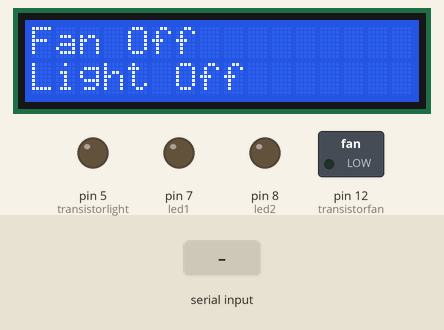
A sketch run on a simulated Arduino Uno, built with avr-gcc and run on an emulated ATmega328P. On the bench: 16×2 character LCD, switched loads named in the sketch (green lamp = pin HIGH), output pins drawn as LEDs (lit = HIGH). The inputs (shaded band) are chosen by the test bench. What the sketch prints to the serial monitor is not drawn.

Above: at 1.6 s.
1.7 s: "A" received over Serial
At 2.4 s:
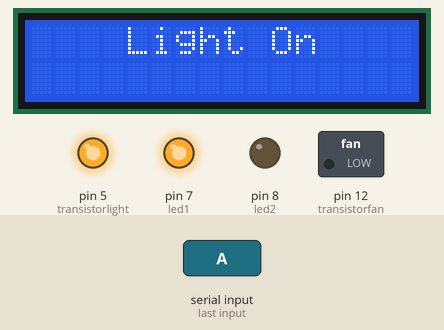
3.2 s: "C" received over Serial
At 3.5 s:
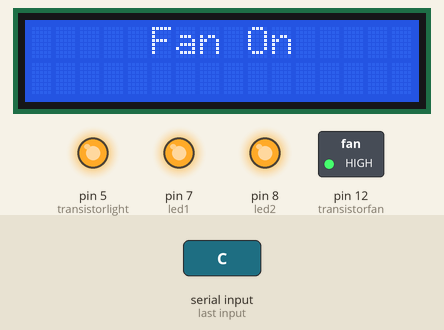
4.7 s: "B" received over Serial
At 5.9 s:
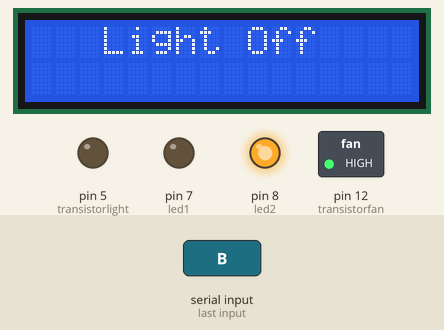
6.2 s: "D" received over Serial
At 7.0 s:
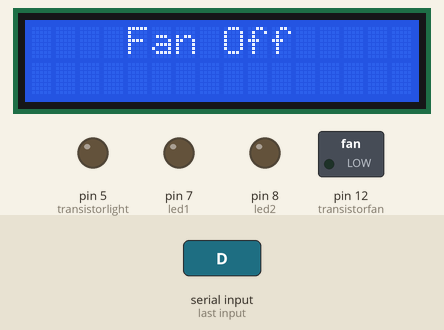
Timing chart, 0 to 8.7 s (numbered marks = the images above; inputs shaded):
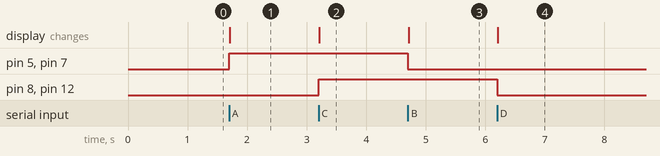

The sketch:

bluetooth_controlled_home_system.ino
```cpp
#include <LiquidCrystal_I2C.h>
LiquidCrystal_I2C lcd(0x27, 16, 2);
#define led1 7
#define led2 8
#define transistorlight 5
#define transistorfan 12
int state;
char incoming_data;
void setup() {
  lcd.init();
  lcd.init();
  lcd.backlight();
  lcd.init();
  Serial.begin(9600);
  pinMode (led1, OUTPUT);
  pinMode (led2, OUTPUT);
  pinMode (transistorlight, OUTPUT);
  pinMode (transistorfan, OUTPUT);
  digitalWrite(transistorlight, LOW);
  digitalWrite(transistorfan, LOW);
  lcd.clear();
  lcd.setCursor(0, 0);
  lcd.print("Fan Off");
  lcd.setCursor(0, 1);
  lcd.print("Light Off");
  delay(200);

}

void loop() {

  if (Serial.available() > 0) {
    incoming_data = Serial.read();
    Serial.print(incoming_data);
    if (incoming_data == 'A') {
      digitalWrite(led1, HIGH);
      digitalWrite(transistorlight, HIGH);
      lcd.clear();
      lcd.setCursor(4, 0);
      lcd.print("Light On");
      delay(200);
    }
    else if (incoming_data == 'B') {
      digitalWrite(led1, LOW);
      digitalWrite(transistorlight, LOW);
      lcd.clear();
      lcd.setCursor(3, 0);
      lcd.print("Light Off");
      delay(200);
    }
    else if (incoming_data == 'C') {
      digitalWrite(led2, HIGH);
      digitalWrite(transistorfan, HIGH);
      lcd.clear();
      lcd.setCursor(5, 0);
      lcd.print("Fan On");
      delay(200);
    }
    else if (incoming_data == 'D') {
      digitalWrite(led2, LOW);
      digitalWrite(transistorfan, LOW);
      lcd.clear();
      lcd.setCursor(4, 0);
      lcd.print("Fan Off");
      delay(200);
    }
    else {
      digitalWrite(led2, LOW);
      digitalWrite(transistorfan, LOW);
      digitalWrite(led1, LOW);
      digitalWrite(transistorlight, LOW);
      lcd.clear();
      lcd.setCursor(0, 0);
      lcd.print("Fan Off");
      lcd.setCursor(0, 1);
      lcd.print("Light Off");
      delay(200);
    }
  }


}
```

Measured:
- after the input at 1.7 s, pin 5 (transistorlight), pin 7 (led1): LOW → HIGH at once; the display: changes at once (image 1)
- after the input at 3.2 s, pin 8 (led2), pin 12 (transistorfan): LOW → HIGH at once; the display: changes at once (image 2)
- after the input at 4.7 s, pin 5 (transistorlight), pin 7 (led1): HIGH → LOW at once; the display: changes at once (image 3)
- after the input at 6.2 s, pin 8 (led2), pin 12 (transistorfan): HIGH → LOW at once; the display: changes at once (image 4)
